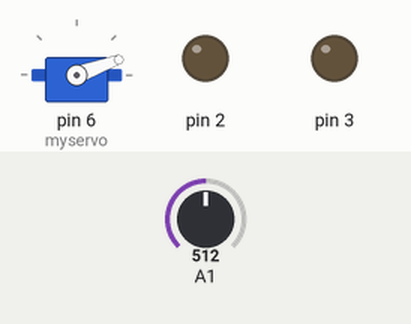
Recording of a sketch running on a simulated Arduino Uno, built with avr-gcc and run on an emulated ATmega328P. Parts: servo, output pins drawn as LEDs (lit = HIGH). Inputs (shaded band) come from the test bench; at power-on: A1 = 512.

Above: at 1.2 s.
1.3 s: A1 set to 556
2.8 s: A1 set to 580
At 3.7 s:
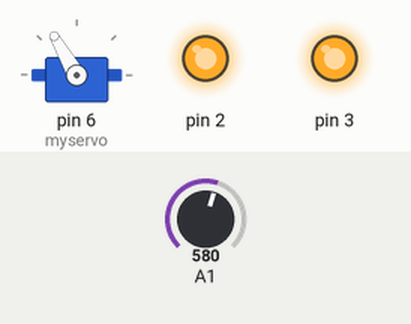
Timing chart, 0 to 9.3 s (numbered marks = the images above; inputs shaded):
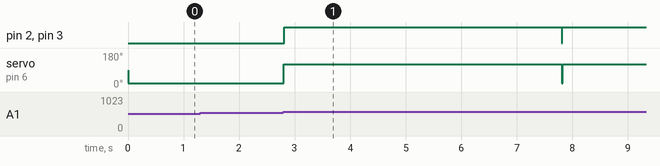

Measured:
- the behaviour switches between 563 and 564 on A1 (found by bisection; images 0 and 1)
- after the input at 1.3 s, every drawn part: stays the same
- after the input at 2.8 s, pin 2: LOW → HIGH at once, → LOW 5.0 s later, → HIGH 0.01 s later; pin 3: LOW → HIGH at once, → LOW 5.0 s later, → HIGH 0.02 s later; servo on pin 6 (myservo): 20° → 120° at once

The sketch:

c1main.ino
```cpp
// (licence header left out)
#include <Ethernet.h>
#include <EthernetUdp.h>

#include <Servo.h>

bool inDeadzone(int val);
enum State {
  e_initial = 0,
  e_reset,
  e_pilot,
  e_motion,
  e_avionics,
  e_ig
};


String g_stateStrings[] = {"e_initial", "e_reset", "e_pilot", "e_motion", "e_avionics", "e_ig"};

enum State g_currentState = e_initial;

// Servo object  Servo range is 15-180deg, so 97 is halfway
Servo myservo;

String getStateString (const enum State s)
{
  return g_stateStrings[s];
}


void setup() {

  // Open serial communications and wait for port to open:
  Serial.begin(115200);

  while (!Serial) {
    ; // wait for serial port to connect. Needed for native USB port only
  }

  // pin 2 is L1
  pinMode(2, OUTPUT);

  // pin 3 is L2
  pinMode(3, OUTPUT);

  // pin 14 is joystick x reading
  pinMode(14, INPUT);

  // pin 15 is joystick y reading
  pinMode(15, INPUT);

  // pin 6 is control for servo
  myservo.attach(6);
}

void transitionTo(const enum State newState)
{
  g_currentState = newState;
}

void loop() {
  switch (g_currentState)
  {
    case e_initial:
      transitionTo(e_reset);
      break;

    case e_reset:
      // return servo to 0deg
      myservo.write(20);
      // Turn avionics display off
      digitalWrite(2, LOW);
      // Turn ig off
      digitalWrite(3, LOW);
      transitionTo(e_pilot);
      break;


    case e_pilot:
    {
        // Get joystick input, centering on 0
        int pitch = analogRead(15) - 512;

        // Pilot input
        if (!inDeadzone(pitch))
        {
          delay(5);
          transitionTo(e_motion);
        }
    }
      break;

    case e_motion:
      myservo.write(120);
      delay(5);
      transitionTo(e_avionics);
      break;

    case e_avionics:
      digitalWrite(2, HIGH);
      delay(5);
      transitionTo(e_ig);
      break;

    case e_ig:
      digitalWrite(3, HIGH);
      delay(5000);
      transitionTo(e_reset);
      break;
  }
}

bool inDeadzone(int val)
{
  // joy range is 0 to 1023, so deadzone of +-5% gives +-52 from center, which is zero.
  if (val > -52 && val < 52)
    return true;
  else
    return false;
}
```
